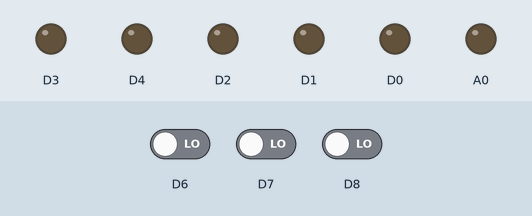
Recording of a sketch running on a simulated ESP8266 (NodeMCU). Parts: output pins drawn as LEDs (lit = HIGH). Inputs (shaded band) come from the test bench; at power-on: D6 LOW, D7 LOW, D8 LOW. WiFi joins after 1.5 s; servers stay silent unless stated.

Above: at 3.0 s.
3.1 s: D6 driven HIGH
At 3.5 s:
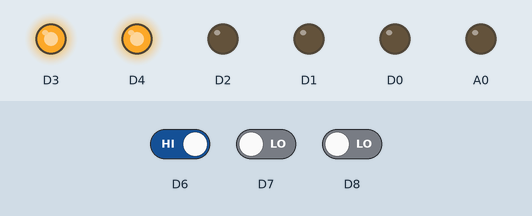
4.6 s: D7 driven HIGH
At 5.1 s:
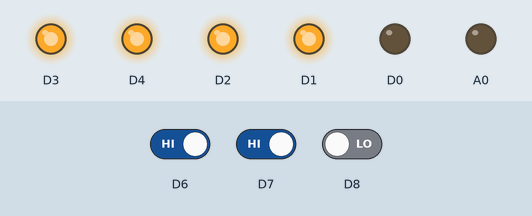
6.1 s: D6 driven LOW
At 6.8 s:
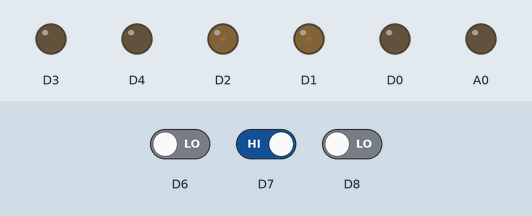
7.6 s: D8 driven HIGH
At 8.6 s:
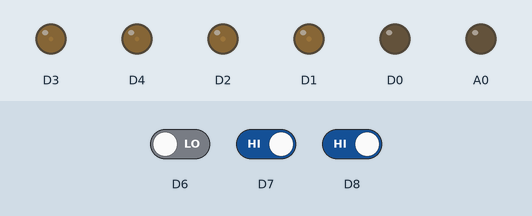
9.1 s: D8 driven LOW
Timing chart, 0 to 28.4 s (numbered marks = the images above; inputs shaded):
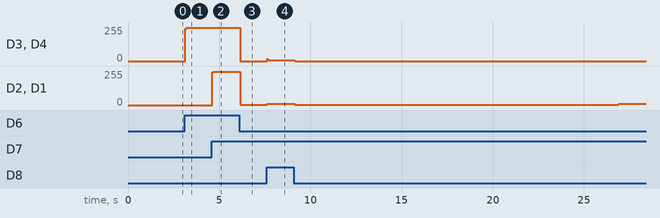

Measured:
- after the input at 3.1 s, D3, D4: 0/255 → 248/255 at once
- after the input at 4.6 s, D2, D1: 0/255 → 251/255 at once
- after the input at 6.1 s, D3, D4: 248/255 → 0/255 at once; D2, D1: 251/255 → 3/255 at once
- after the input at 7.6 s, D3, D4: 0/255 → 7/255 at once; D2, D1: 3/255 → 11/255 at once

The sketch:

quadquapter.ino
```cpp
/* Comment this out to disable prints and save space */
#define BLYNK_PRINT Serial

/* Comment this out to disable prints and save space */
#define BLYNK_PRINT Serial
#include <ESP8266WiFi.h>
#include <BlynkSimpleEsp8266.h>

// You should get Auth Token in the Blynk App.
// Go to the Project Settings (nut icon).
char auth[] = "_G-ks9Jmig88_2l6VQ6U1qH22EkYsUFL";

// Your WiFi credentials.
// Set password to "" for open networks.
char ssid[] = "ssid";
char pass[] = "password";

void setup()
{
  // Debug console
  Serial.begin(9600);
pinMode(D0,OUTPUT);
pinMode(D1,OUTPUT);
pinMode(D2,OUTPUT);
pinMode(D3,OUTPUT);
pinMode(D4,OUTPUT);
pinMode(D5,INPUT);
pinMode(D6,INPUT);
pinMode(D7,INPUT);
pinMode(D8,INPUT);
pinMode(A0,OUTPUT);
  Blynk.begin(auth, ssid, pass);
}

void loop()
{// up&down
  int d8In ;
 d8In= digitalRead(D8);
 if (d8In == HIGH){
    digitalWrite(D1,HIGH);//right
    digitalWrite(D2,HIGH);//right
    digitalWrite(D3,HIGH);//left
    digitalWrite(D4,HIGH);//left
  }else{
    digitalWrite(D1,LOW);
    digitalWrite(D2,LOW);
    digitalWrite(D3,LOW);
    digitalWrite(D4,LOW);
  }
  //right&down
  int d7in;
 d7in= digitalRead(D7);
  if (d7in == HIGH){

    digitalWrite(D1,HIGH);//right
    digitalWrite(D2,HIGH);//right
    }else{
    digitalWrite(D1,LOW);
    digitalWrite(D2,LOW);
    digitalWrite(D3,LOW);
    digitalWrite(D4,LOW);
    }
  //left&down
  int d6in;
  d6in= digitalRead(D6);

  if( d6in ==HIGH){
    digitalWrite(D3,HIGH);//left
    digitalWrite(D4,HIGH);//left
    }else{
    digitalWrite(D1,LOW);
    digitalWrite(D2,LOW);
    digitalWrite(D3,LOW);
    digitalWrite(D4,LOW) ;
    }Blynk.run();
  }
```
